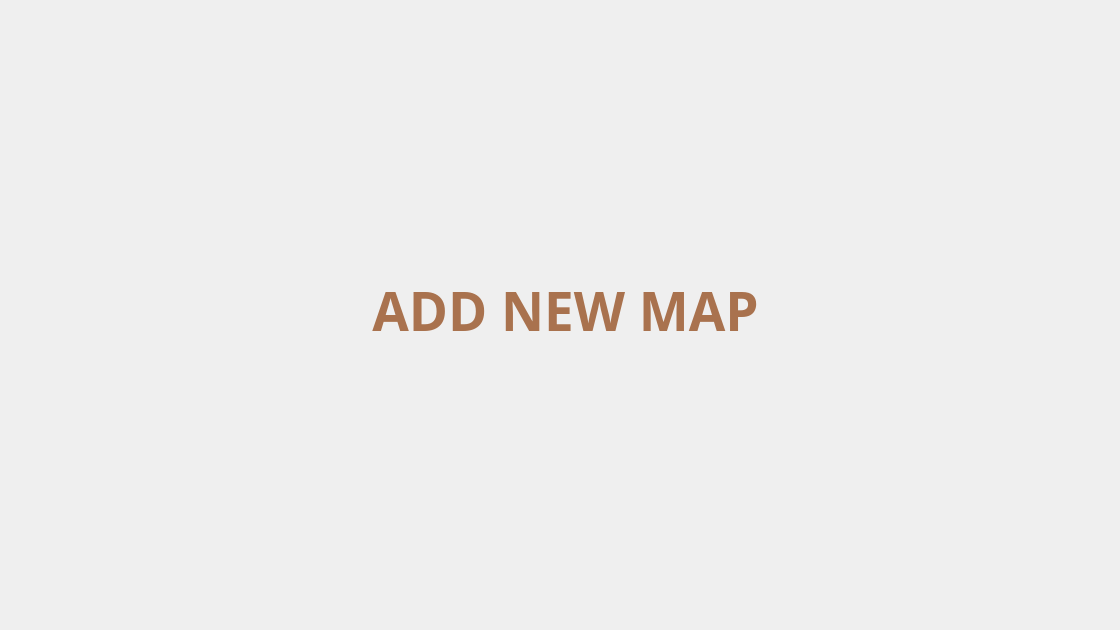
<?xml version="1.0" encoding="UTF-8"?>
<ui version="4.0">
 <class>NewMapLoader</class>
 <widget class="QWidget" name="NewMapLoader">
  <property name="geometry">
   <rect>
    <x>0</x>
    <y>0</y>
    <width>1120</width>
    <height>630</height>
   </rect>
  </property>
  <property name="minimumSize">
   <size>
    <width>1120</width>
    <height>630</height>
   </size>
  </property>
  <property name="maximumSize">
   <size>
    <width>1120</width>
    <height>630</height>
   </size>
  </property>
  <property name="windowTitle">
   <string>Form</string>
  </property>
  <widget class="QLabel" name="welcome_message_h2">
   <property name="geometry">
    <rect>
     <x>310</x>
     <y>260</y>
     <width>511</width>
     <height>101</height>
    </rect>
   </property>
   <property name="font">
    <font>
     <family>Dosis</family>
     <pointsize>40</pointsize>
     <bold>true</bold>
    </font>
   </property>
   <property name="styleSheet">
    <string notr="true">QLabel {
		color: #A9724E;
}</string>
   </property>
   <property name="text">
    <string>ADD NEW MAP</string>
   </property>
   <property name="alignment">
    <set>Qt::AlignCenter</set>
   </property>
  </widget>
 </widget>
 <resources/>
 <connections/>
</ui>
